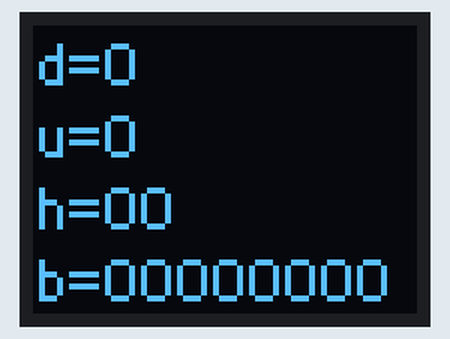
A program run on a simulated ESP8266 (Wemos D1 mini). On the bench: 64×48 one-colour display. What the program prints to the serial monitor is not drawn.

Above: at 3.13 s.
At 6.45 s:
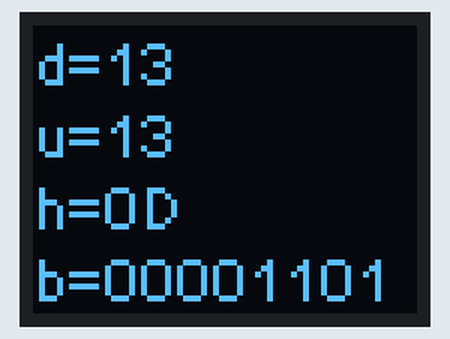
At 10.8 s:
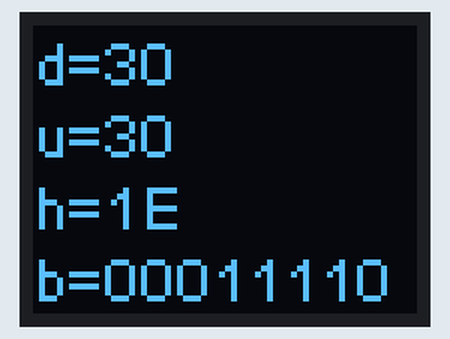
At 22.03 s:
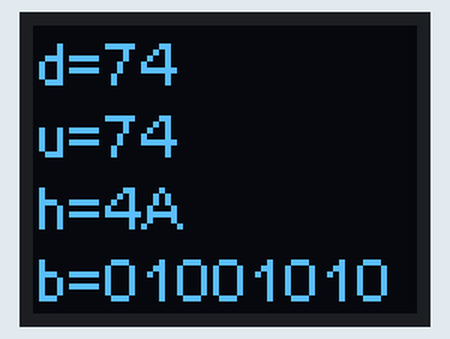
At 30.72 s:
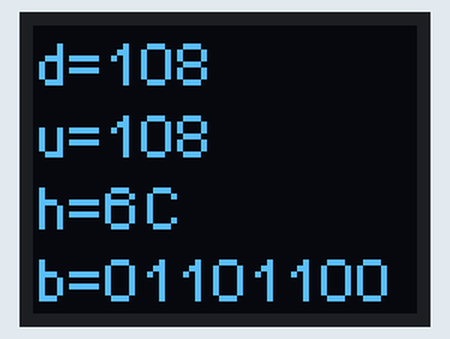
At 39.66 s:
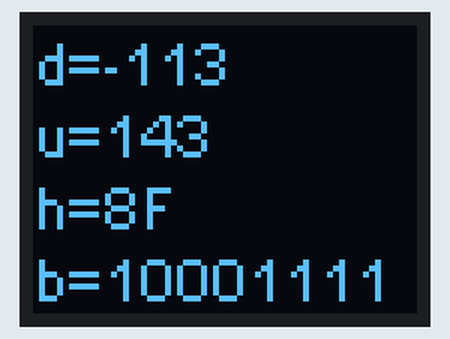

The program:

main.cpp
```cpp
#include <Arduino.h>
#include <SSD1306Wire.h>

SSD1306Wire display(0x3c, SDA, SCL, GEOMETRY_64_48 );

static char binary_c_str[9];
static char buffer[32];
static uint8_t counter;

char *uint8tobinarycstr( uint8_t value )
{
  for( int i= 7; i>=0; i-- )
  {
    binary_c_str[i] = (( value & 1 ) == 1 ) ? '1': '0';
    value >>= 1;
  }
  return binary_c_str;
}

void setup() {
  Serial.begin(115200);
  delay(3000); // wait for Monitor
  binary_c_str[8] = 0; // a C string is terminated by null/zero;
  counter = 0;
  display.init();
  display.flipScreenVertically();
}

void loop() {
  Serial.printf( "d=%d u=%u h=%02X b=%s\n", (int8_t)counter,
    counter, counter, uint8tobinarycstr(counter) );
  display.clear();
  display.drawStringf( 0,  0, buffer, "d=%d", (int8_t)counter ); // signed 8bit integer
  display.drawStringf( 0, 12, buffer, "u=%u", counter ); // unsigned 8bit integer
  display.drawStringf( 0, 24, buffer, "h=%02X", counter ); // hex
  display.drawStringf( 0, 36, buffer, "b=%s", uint8tobinarycstr(counter)); // binary
                           // ^^^^^^ shared buffer to save memory
  display.display();
  delay( 250 );
  counter++;
}
```
